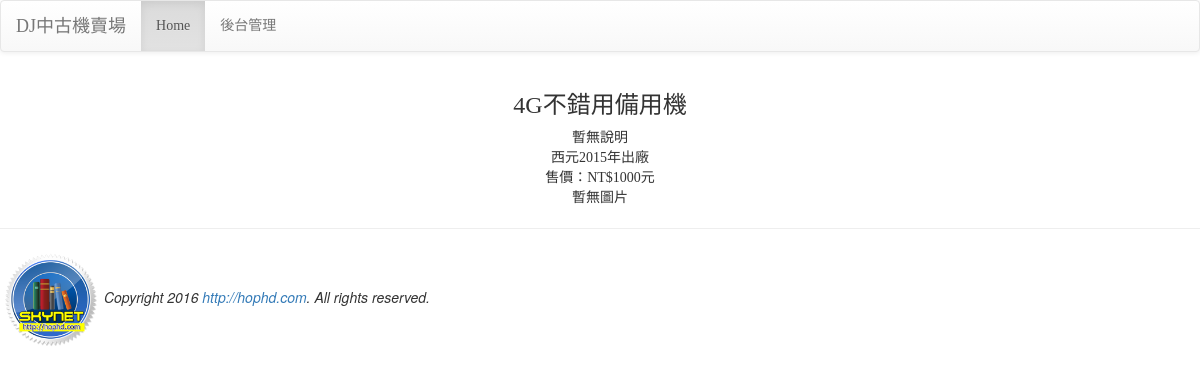
The app's page /detail/2 with its own data.
### mysite/models.py (models this page shows, shortened)
class Product(models.Model):
    pmodel = models.ForeignKey(PModel, on_delete=models.CASCADE, verbose_name='型號')
    nickname = models.CharField(max_length=15, default='超值二手機', verbose_name='摘要')
    description = models.TextField(default='暫無說明')
    year = models.PositiveIntegerField(default=2016, verbose_name='出廠年份')
    price = models.PositiveIntegerField(default=0, verbose_name='價格')

### mysite/views.py (the view)
# urls.py: url(r'^detail/(\d+)$', views.detail, name='detail-url'),
def detail(request, id):
    try:
        product = models.Product.objects.get(id=id)
        images = models.PPhoto.objects.filter(product=product)
    except:
        pass
    template = get_template('detail.html')
    html = template.render(locals())
    return HttpResponse(html)

### templates/detail.html (shortened to what this page needs)
{% extends "base.html" %}
{% block content %}
<div class='container' align=center>
{% if product %}
<table>
    <tr><td align=center><h3>{{ product.nickname }}</h3></td></tr>
    <tr><td align=center>{{ product.description }}</td></tr>
    <tr><td align=center>西元{{ product.year }}年出廠</td></tr>
    <tr><td align=center>售價：NT${{ product.price }}元</td></tr>
    {% for image in images %}
        {% if forloop.first %}
            <tr><td align=center>
        {% endif %}
            <img src='{{ image.url }}' width=350><br>
        {% if forloop.last %}
            </td></tr>
        {% endif %}
    {% empty %}
        <tr><td align=center>暫無圖片</td></tr>
    {% endfor %}
</table>
{% else %}
<h2>找不到指定的手機</h2>
{% endif %}
</div>
{% endblock %}

### templates/base.html (style rules this page uses)
h1, h2, h3, h4, h5, p, div { font-family: 微軟正黑體; }

### records on screen
Product: nickname "4G不錯用備用機", description "暫無說明", year "2015", price "1000"
